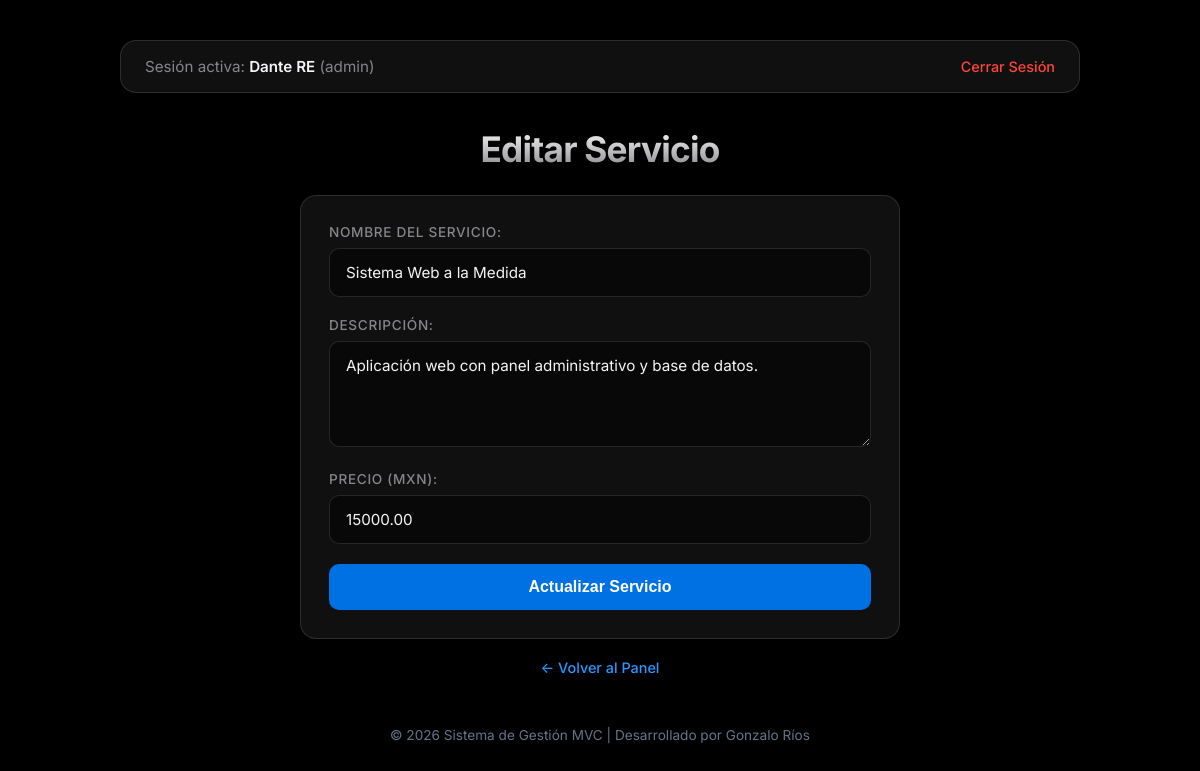
The page /index.php?action=editar&id=3 (signed in) on the database its author committed.
### tables this page shows
CREATE TABLE `servicios` (
  `id` int(11) NOT NULL,
  `nombre` varchar(100) NOT NULL,
  `descripcion` text NOT NULL,
  `precio` decimal(10,2) NOT NULL
);

### app/controllers/ServicioController.php (called while the page is built, shortened)
<?php
require_once __DIR__ . '/../models/Servicio.php';
class ServicioController {
    private $servicioModel;
    public function __construct($pdo) {
        $this->servicioModel = new Servicio($pdo);
    }
    public function editar() {
        $id = (int)($_GET['id'] ?? 0);
        $servicio = $this->servicioModel->obtenerPorId($id);
        require_once __DIR__ . '/../views/templates/header.php';
        require_once __DIR__ . '/../views/servicios/editar.php';
        require_once __DIR__ . '/../views/templates/footer.php';
    }
}
?>

### app/models/Servicio.php (called while the page is built, shortened)
<?php
class Servicio {
    private $pdo;
    public function __construct($pdo) {
        $this->pdo = $pdo;
    }
    public function obtenerPorId($id) {
        $stmt = $this->pdo->prepare("SELECT * FROM servicios WHERE id = ?");
        $stmt->execute([$id]);
        return $stmt->fetch();
    }
}
?>

### app/views/servicios/editar.php (the view, shortened to what this page needs)
<h1>Editar Servicio</h1>
<div class="card" style="max-width: 600px; margin: 0 auto;">
    <form action="index.php?action=editar&id=<?php echo $servicio['id']; ?>" method="POST">
        <div class="campo">
            <label for="nombre">Nombre del Servicio:</label>
            <input type="text" id="nombre" name="nombre" value="<?php echo htmlspecialchars($servicio['nombre']); ?>" required>
        </div>
        <div class="campo">
            <label for="descripcion">Descripción:</label>
            <textarea id="descripcion" name="descripcion" rows="4" required><?php echo htmlspecialchars($servicio['descripcion']); ?></textarea>
        </div>
        <div class="campo">
            <label for="precio">Precio (MXN):</label>
            <input type="number" step="0.01" id="precio" name="precio" value="<?php echo htmlspecialchars($servicio['precio']); ?>" required>
        </div>
        <button type="submit">Actualizar Servicio</button>
    </form>
</div>
<div style="text-align: center;">
    <a href="index.php?action=index" class="link-volver">← Volver al Panel</a>
</div>

### app/views/templates/header.php (style rules this page uses)
:root { --bg-main: #000000; --bg-card: rgba(22, 22, 23, 0.75); --bg-card-hover: rgba(29, 29, 31, 0.85); --border-subtle: rgba(255, 255, 255, 0.12); --border-focus: #0071e3; --text-primary: #f5f5f7; --text-secondary: #86868b; --accent-blue: #2997ff; --accent-green: #30d158; --accent-red: #ff453a; --accent-amber: #ffd60a; --radius-main: 16px; --radius-sm: 10px; --shadow-apple: 0 12px 40px rgba(0, 0, 0, 0.4); --font-apple: 'Inter', -apple-system, BlinkMacSystemFont, "SF Pro Display", "Segoe UI", Roboto, sans-serif; }
* { box-sizing: border-box; margin: 0; padding: 0; }
body { font-family: var(--font-apple); background-color: var(--bg-main); color: var(--text-primary); padding: 40px 20px; min-height: 100vh; -webkit-font-smoothing: antialiased; }
h1 { font-size: 2.2rem; font-weight: 700; letter-spacing: -0.022em; margin-bottom: 25px; text-align: center; background: linear-gradient(180deg, #FFFFFF 0%, #86868B 100%); -webkit-background-clip: text; -webkit-text-fill-color: transparent; }
.card { background: var(--bg-card); backdrop-filter: blur(12px); -webkit-backdrop-filter: blur(12px); border: 1px solid var(--border-subtle); padding: 28px; border-radius: var(--radius-main); transition: all 0.3s ease; display: flex; flex-direction: column; justify-content: space-between; }
.campo { margin-bottom: 20px; }
label { display: block; margin-bottom: 8px; font-size: 0.85rem; font-weight: 500; color: var(--text-secondary); text-transform: uppercase; letter-spacing: 0.05em; }
input[type="text"], input[type="number"], input[type="password"], textarea { width: 100%; padding: 14px 16px; border-radius: var(--radius-sm); border: 1px solid var(--border-subtle); background: rgba(0, 0, 0, 0.5); color: var(--text-primary); font-family: var(--font-apple); font-size: 0.95rem; }
button[type="submit"] { background: #0071e3; color: white; padding: 14px; border: none; border-radius: var(--radius-sm); font-size: 1rem; font-weight: 600; cursor: pointer; width: 100%; transition: all 0.2s ease; }
a.link-volver { color: var(--accent-blue); text-decoration: none; display: inline-block; margin-top: 20px; font-size: 0.9rem; font-weight: 500; }

### rows shown on the page
servicios: nombre "Sistema Web a la Medida", descripcion "Aplicación web con panel administrativo y base de datos.", precio "15000.00"

### other values the page prints
$_SESSION['usuario_nombre'] "Dante RE"
$_SESSION['usuario_rol'] "admin"
